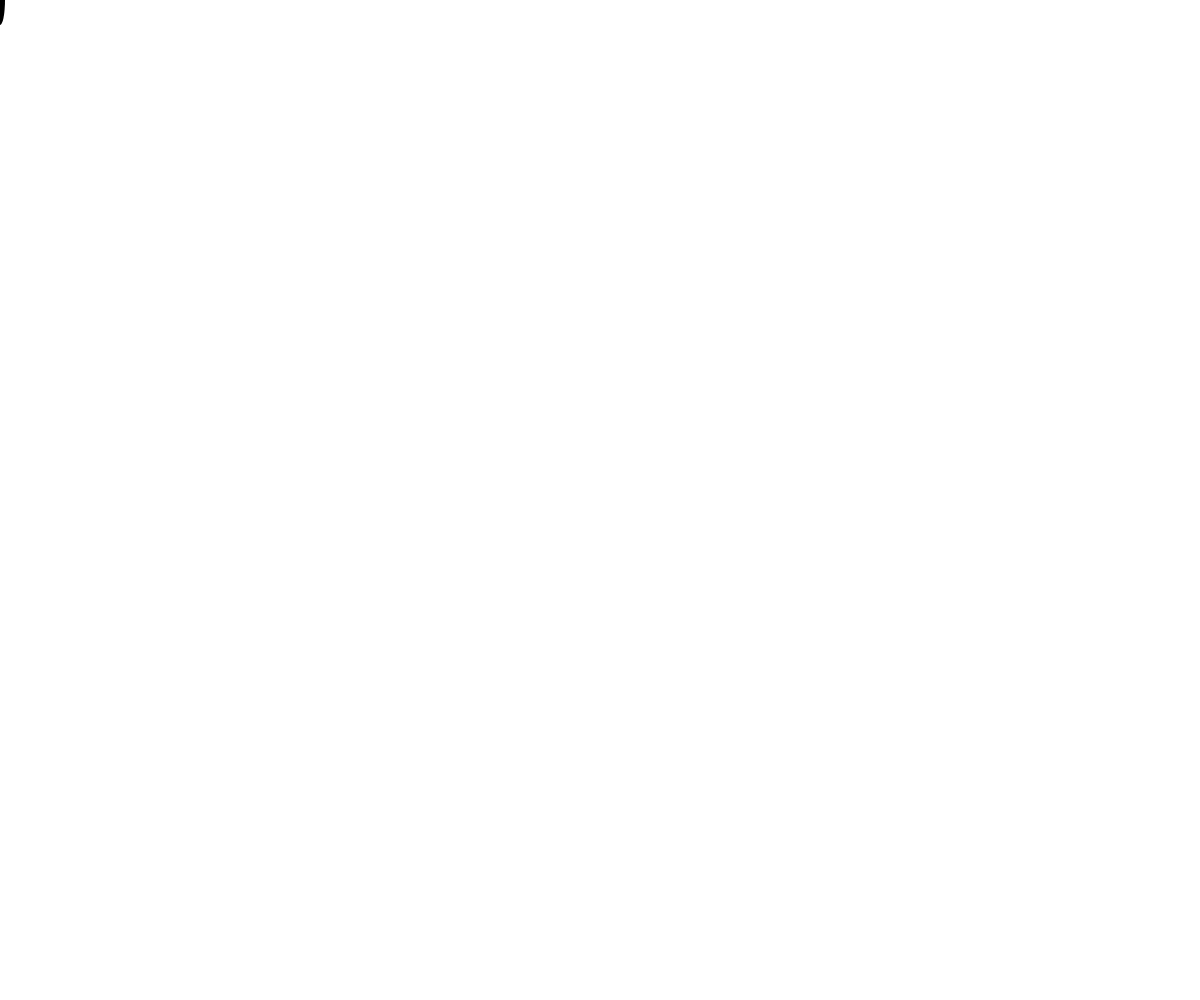
Frame 1 (no input)
Frame 60 (no input): identical to frame 1, image omitted
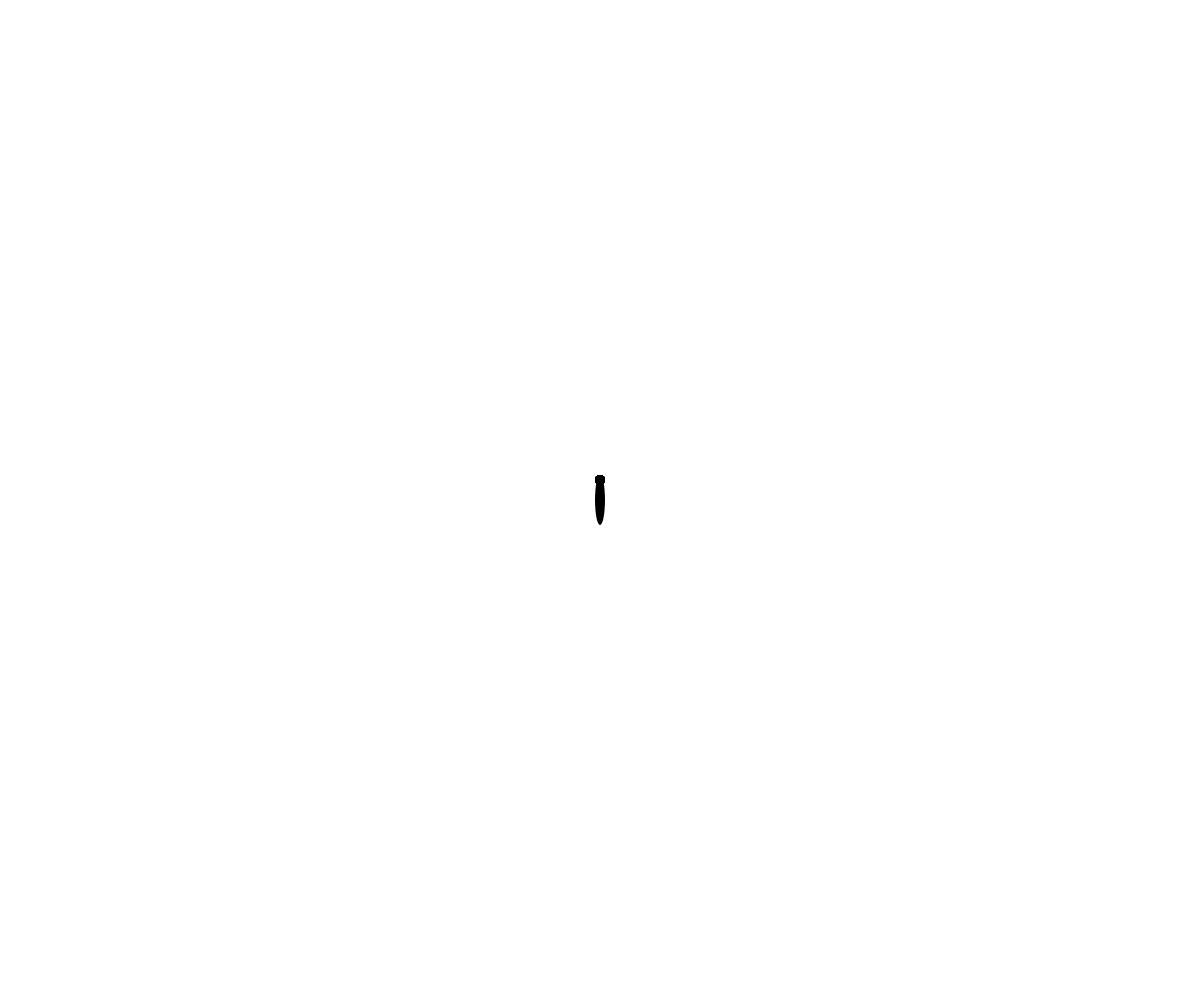
Frame 120 (the mouse pressed at the canvas centre since frame 60)

The p5.js sketch that drew these frames (run headless with seeded random() and noise() and a simulated clock; from frame 60 on, the mouse is pressed at the canvas centre):

// p5.js sketch
// ── sketch.js
let newCanvas;

function setup() {
  
  createCanvas(windowWidth,windowHeight);
  //               w             h
  
  newCanvas = createGraphics(   windowWidth,windowHeight);
  //    w            h
  
  newCanvas.clear();
  
}

function draw() {
  
  background(255);
  
  fill(0);
  noStroke();
  ellipse(mouseX,mouseY,10,50);
  //        x      y     w  h
  
  
  if (mouseIsPressed) {
    
    newCanvas.fill(0);
    newCanvas.noStroke();
    newCanvas.ellipse(
      mouseX,mouseY - 20,10,10);
   //   x          y     w   h
    
  }
  
  image(newCanvas, 0, 0);
  //      img      x  y
  
  ellipseMode(CENTER);
  
}
